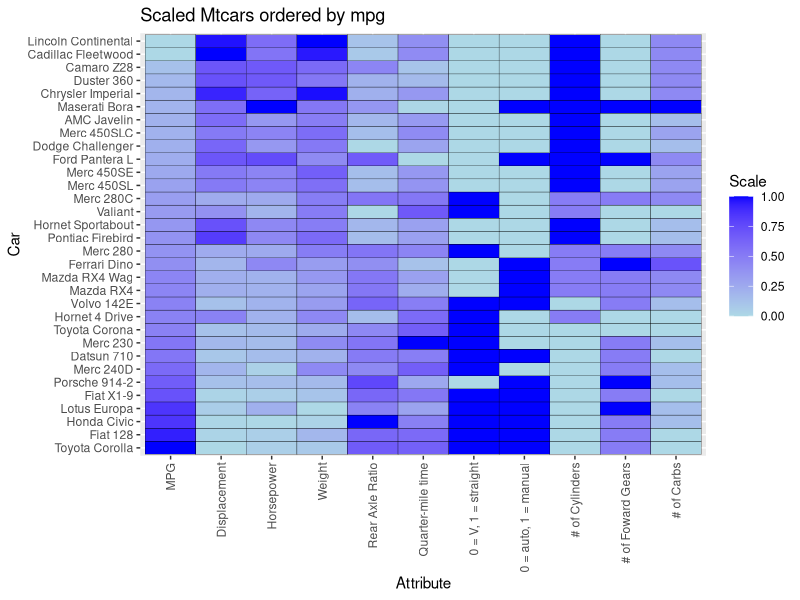

The R source for this figure:

library(tidyverse)
library(scales)

# Create a column for car names
data <- mtcars %>% 
  mutate(car_name = rownames(mtcars)) %>%
  arrange(-mpg)
  

# Pivot longer by car names
  mtcars_long <- data %>% 
  pivot_longer(cols = -car_name, 
               names_to = "attribute", 
               values_to = "value")

# scale the data
mtcars_long <- mtcars_long %>% 
  group_by(attribute)%>%
  mutate(scaled_value = rescale(value, to = c(0, 1))) %>%
  ungroup()

#create factor to order car_names by mpg as in original data  
mtcars_long$car_name <- factor(mtcars_long$car_name, levels = data$car_name)

#create factor to order attributes
mtcars_long$attribute <- factor(mtcars_long$attribute, levels = c("mpg", "disp", "hp", "wt" , "drat", "qsec", "vs" , "am"  , "cyl" ,"gear",  "carb"))


labels <-  c("MPG", "Displacement", "Horsepower", "Weight", "Rear Axle Ratio", "Quarter-mile time", "0 = V, 1 = straight", "0 = auto, 1 = manual", "# of Cylinders", "# of Foward Gears", "# of Carbs")

#create heatmap using rescaled values
ggplot(mtcars_long, aes(attribute, car_name, )) +
     geom_tile(aes(fill = scaled_value), color = "black") +
     scale_fill_gradient(low = "lightblue", high = "blue") +
     labs(title = "Scaled Mtcars ordered by mpg",
          y = "Car",
          x = "Attribute",
          fill = "Scale") +
  scale_x_discrete(labels= labels)+
 
  theme(axis.text.x = element_text(angle = 90, vjust = 0.5, hjust=1)) 






